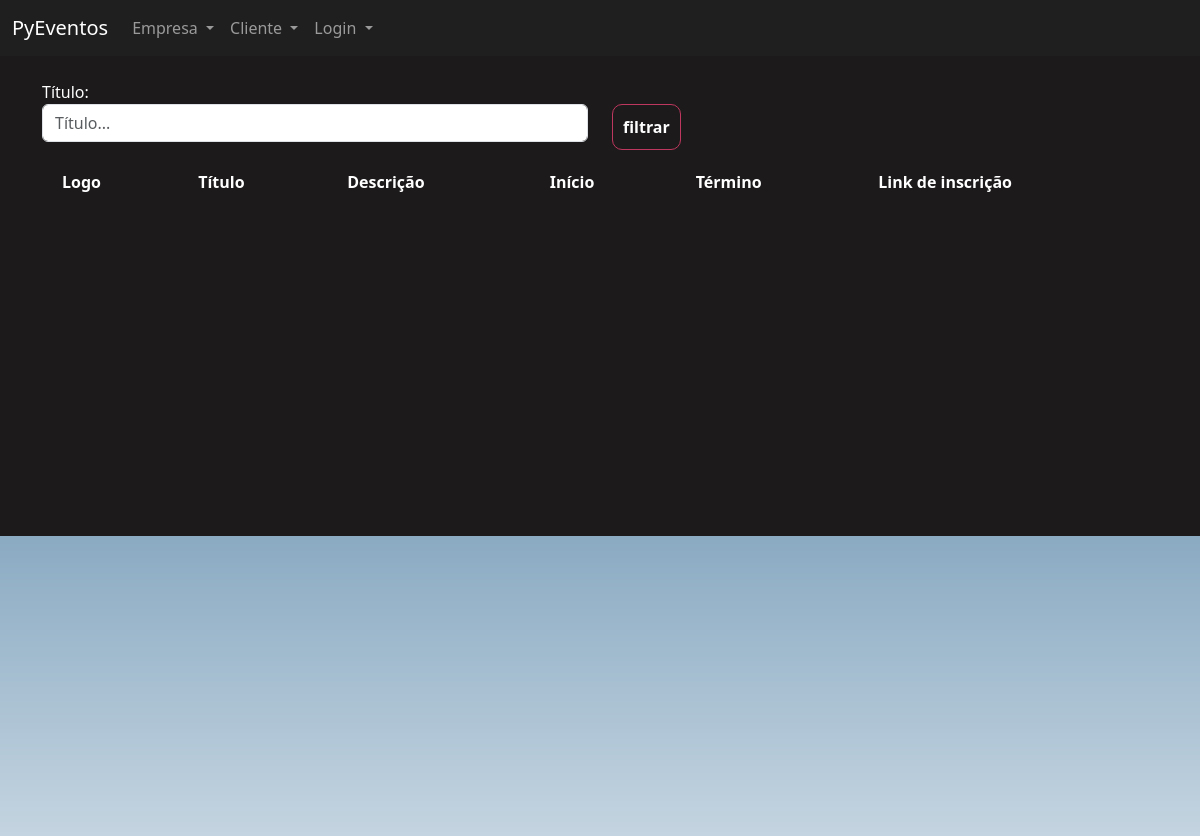
Before: /eventos/gerenciar_evento/ (signed in) with the older database file.
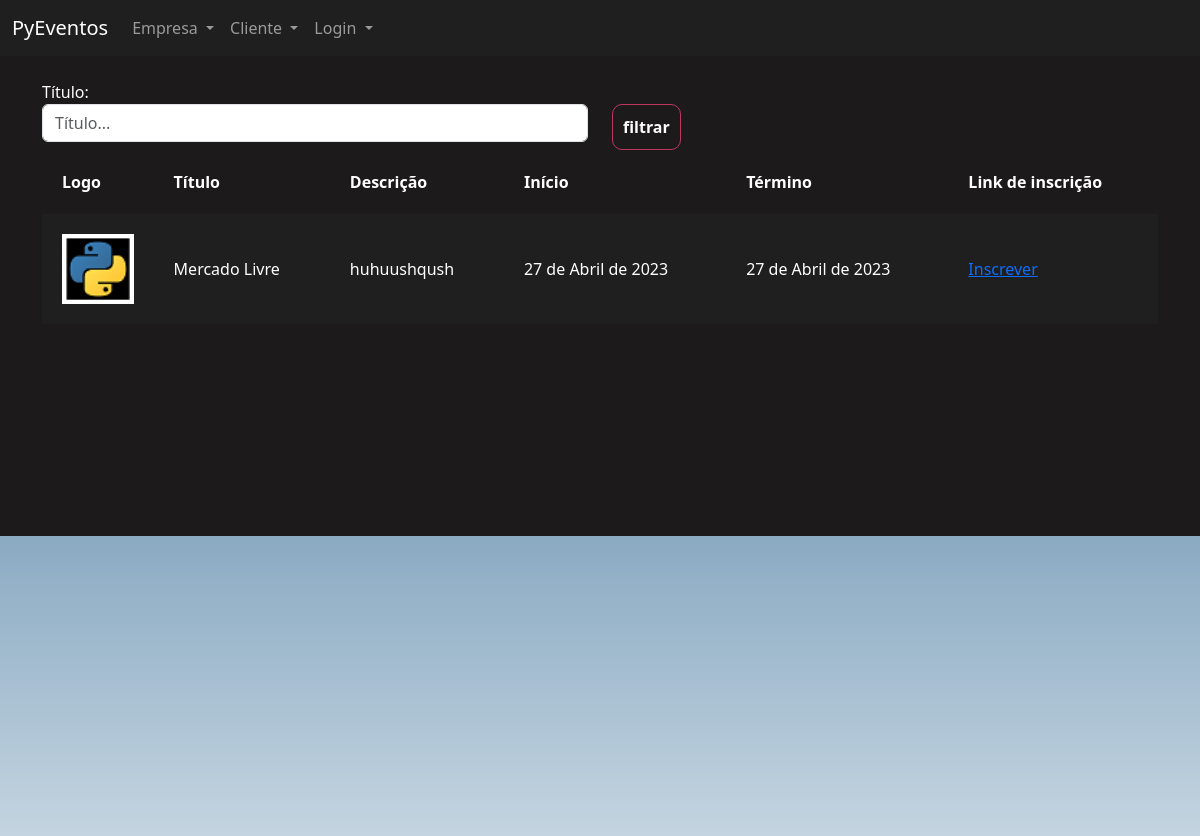
After: the same page with the newer database file.
### eventos/models.py (models this page shows, shortened)
class Evento(models.Model):
    criador = models.ForeignKey(User, on_delete=models.DO_NOTHING)
    nome = models.CharField(max_length=200)
    descricao = models.TextField()
    data_inicio = models.DateField()
    data_termino = models.DateField()
    carga_horaria = models.IntegerField()
    logo = models.FileField(upload_to="logos")
    participantes = models.ManyToManyField(User, related_name="evento_participante", null=True, blank=True)
    cor_principal = models.CharField(max_length=7)
    cor_secundaria = models.CharField(max_length=7)
    cor_fundo = models.CharField(max_length=7)

### eventos/views.py (the view)
# urls.py: path('gerenciar_evento/', views.gerenciar_evento, name="gerenciar_evento"),
def gerenciar_evento(request):
    if request.method == "GET":
        nome = request.GET.get('nome')
        eventos = Evento.objects.filter(criador=request.user)
        if nome:
            eventos = eventos.filter(nome__contains=nome)
        return render(request, 'gerenciar_evento.html', {'eventos': eventos})

### eventos/templates/gerenciar_evento.html (shortened to what this page needs)
{% extends "bases/base_evento.html" %}
{% load static %}
{% block 'importacoes' %}
    <link href="{% static 'evento/css/gerenciar_evento.css' %}" rel="stylesheet">
{% endblock %}
{% block 'conteudo' %}
    <div class="container">
        <br>
        <div class="row">
            <div class="col-md">
                <form action="{% url 'gerenciar_evento' %}" method="GET">
                <label>Título:</label>
                <input type="text" placeholder="Título..." class="form-control" name="nome">
            </div>
            <div class="col-md">
                <br>
                <input type="submit" class="btn-principal" value="filtrar">
            </div>
        </div>
        <table>
            <tr>
                <th>Logo</th>
                <th>Título</th>
                <th>Descrição</th>
                <th>Início</th>
                <th>Término</th>
                <th>Link de inscrição</th>
            </tr>
            {% for evento in eventos %}
                <tr class="{% cycle 'linha' 'linha2' %}">
                <td width="10%"><a href="#"><img width="100%" src="/media/{{evento.logo}}"></a></td>
                <td>{{evento.nome}}</td>
                <td>{{evento.descricao}}</td>
                <td>{{evento.data_inicio}}</td>
                <td>{{evento.data_termino}}</td>
                <td><a href="{% url 'inscrever_evento' evento.id %}"> Inscrever</a></td>
                </tr>
{% endfor %}
        </table>
    </div>
{% endblock %}

Changed rows visible on the page:
added Evento: logo (picture), nome "Mercado Livre", descricao "huhuushqush", data_inicio "27 de Abril de 2023", data_termino "27 de Abril de 2023"
